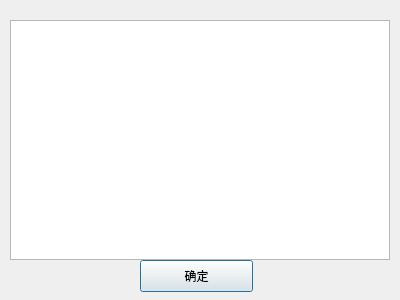
<?xml version="1.0" encoding="UTF-8"?>
<ui version="4.0">
 <class>ListDialog</class>
 <widget class="QDialog" name="ListDialog">
  <property name="geometry">
   <rect>
    <x>0</x>
    <y>0</y>
    <width>400</width>
    <height>300</height>
   </rect>
  </property>
  <property name="windowTitle">
   <string>Dialog</string>
  </property>
  <widget class="QTableView" name="list">
   <property name="geometry">
    <rect>
     <x>10</x>
     <y>20</y>
     <width>380</width>
     <height>240</height>
    </rect>
   </property>
  </widget>
  <widget class="QPushButton" name="btn_confirm">
   <property name="geometry">
    <rect>
     <x>140</x>
     <y>260</y>
     <width>113</width>
     <height>32</height>
    </rect>
   </property>
   <property name="text">
    <string>确定</string>
   </property>
  </widget>
 </widget>
 <resources/>
 <connections/>
</ui>
